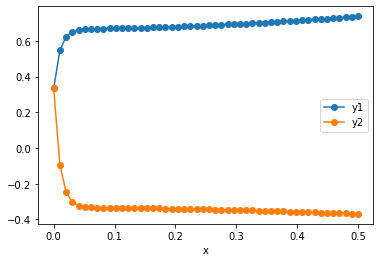

This figure's Python source:
#!/usr/bin/env python3
# -*- coding: utf-8 -*-
"""
Created on Fri Jun  5 13:19:08 2020
Prob6: IVP
@author: chintan
"""
import numpy as np
from matplotlib import pyplot as plt
from scipy.integrate import solve_ivp

def f(x,y):
    f=[32*y[0]+66*y[1]+2*x/3+2/3,-66*y[0]-133*y[1]-x/3-1/3]
    return(f)
y=solve_ivp(f,[0,0.5],[1/3,1/3],t_eval=np.linspace(0,0.5,50))
plt.plot(y.t,y.y[0],label='y1',marker='o')
plt.plot(y.t,y.y[1],label='y2',marker='o')
plt.legend()
plt.xlabel('x')
plt.show()
